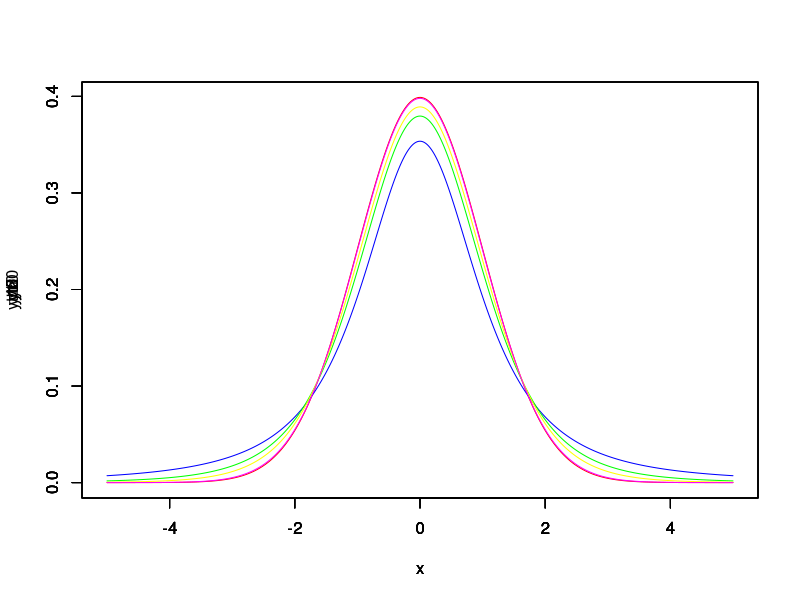
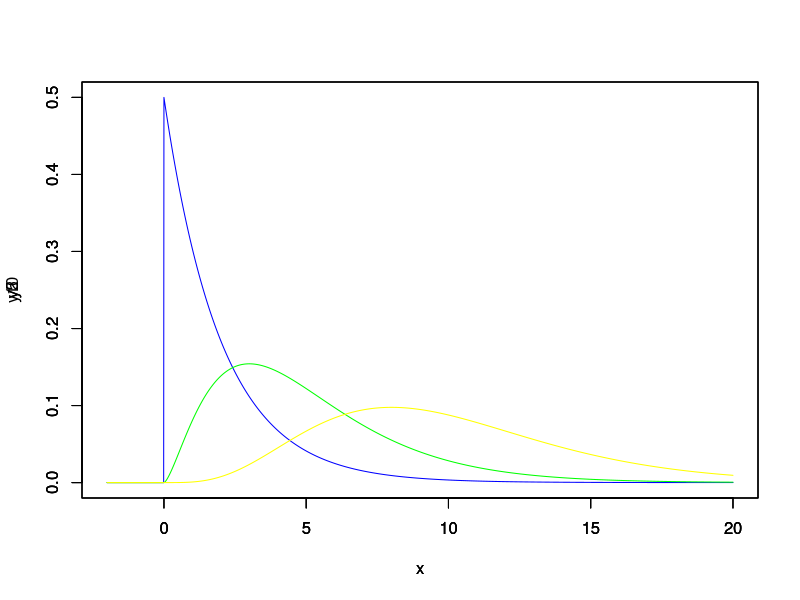
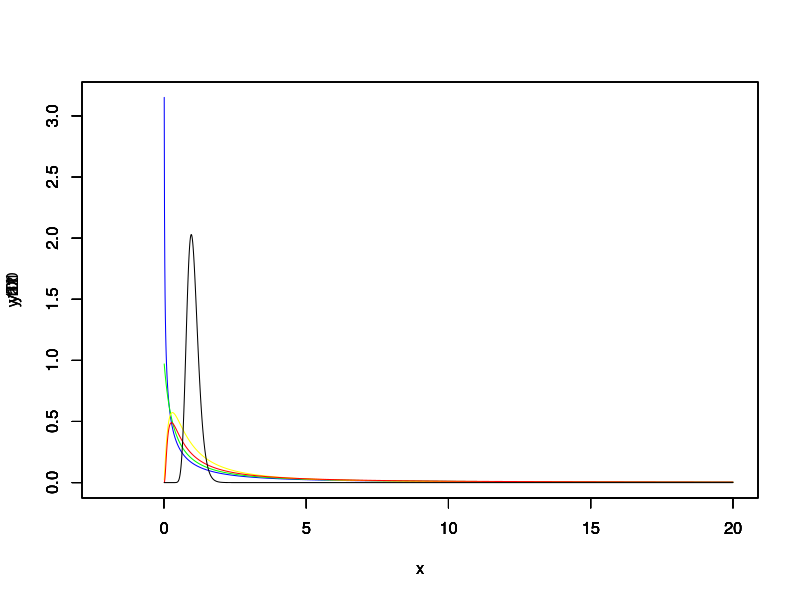

These charts were generated, in order, by the following R code:
X=runif(50,0,10)
Y=2+3*X+rnorm(50,0,1)
L=lm(Y~X)
L
summary(L)

#we see in the summary a column called t-value. It means that this value is associated to a student variable


#comparison of student densities with a standard gaussian one
x=seq(-5,5,0.01)
yn=dnorm(x)       #density of a standard gaussian
yt2=dt(x,2)       #density of a student with 2 degrees of freedom
yt5=dt(x,5)       #density of a student with 5 degrees of freedom
yt10=dt(x,10)     #density of a student with 10 degrees of freedom
yt100=dt(x,100)   #density of a student with 100 degrees of freedom
ymax=max(yn,yt2,yt5,yt10,yt100)   #to compute the maximal values for the y axis
plot(x,yn,xlim=c(-5,5),ylim=c(0,ymax),type='l',col='red')   #ploting of the standard gaussian density
par(new=TRUE)   #to supperpose the new graphic to the previous one 
plot(x,yt2,xlim=c(-5,5),ylim=c(0,ymax),type='l',col='blue')   #plotting of the student density with 2 degrees of freedom
par(new=TRUE)
plot(x,yt5,xlim=c(-5,5),ylim=c(0,ymax),type='l',col='green')
par(new=TRUE)
plot(x,yt10,xlim=c(-5,5),ylim=c(0,ymax),type='l',col='yellow')
par(new=TRUE)
plot(x,yt100,xlim=c(-5,5),ylim=c(0,ymax),type='l',col='magenta')


#the same for the chi-square distribution (no comparison with a gaussian)
x=seq(-2,20,0.01)
y2=dchisq(x,2)
y5=dchisq(x,5)
y10=dchisq(x,10)
ymax=max(y2,y5,y10)
plot(x,y2,xlim=c(-2,20),ylim=c(0,ymax),type='l',col='blue')
par(new=TRUE)
plot(x,y5,xlim=c(-2,20),ylim=c(0,ymax),type='l',col='green')
par(new=TRUE)
plot(x,y10,xlim=c(-2,20),ylim=c(0,ymax),type='l',col='yellow')

#the same for a Fisher distribution
x=seq(0.01,20,0.01)
y11=df(x,1,1)
y21=df(x,2,1)
y52=df(x,5,2)
y101=df(x,10,1)
y100=df(x,100,100)
ymax=max(y11,y21,y52,y101,y100)
plot(x,y11,xlim=c(-2,20),ylim=c(0,ymax),type='l',col='blue')
par(new=TRUE)
plot(x,y21,xlim=c(-2,20),ylim=c(0,ymax),type='l',col='green')
par(new=TRUE)
plot(x,y52,xlim=c(-2,20),ylim=c(0,ymax),type='l',col='yellow')
par(new=TRUE)
plot(x,y101,xlim=c(-2,20),ylim=c(0,ymax),type='l',col='red')
par(new=TRUE)
plot(x,y100,xlim=c(-2,20),ylim=c(0,ymax),type='l',col='black')
